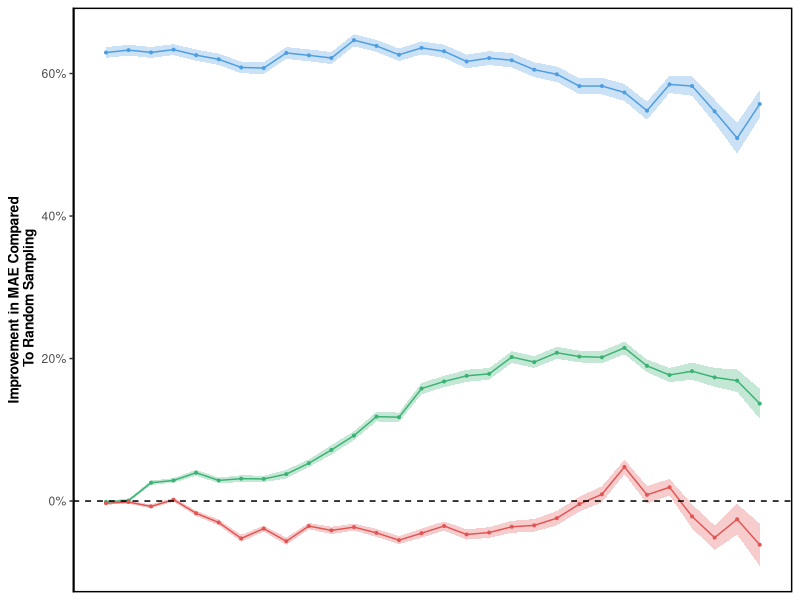
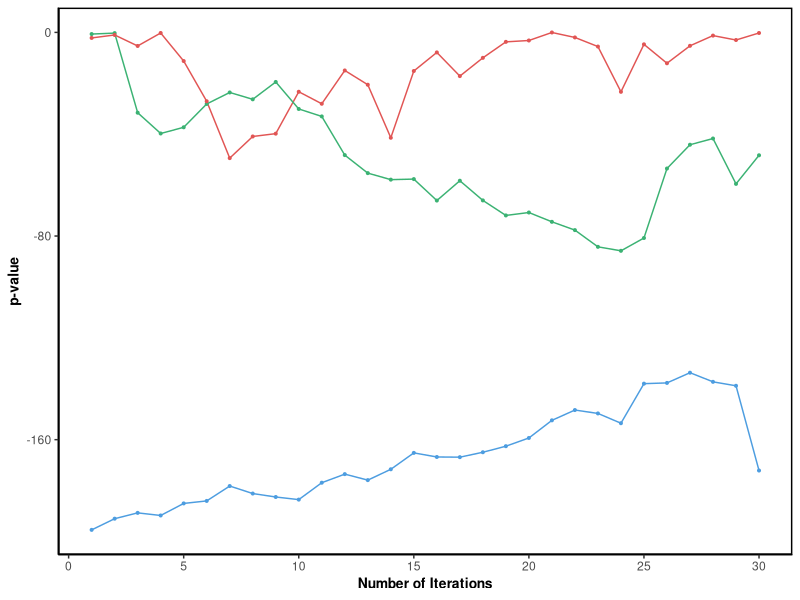
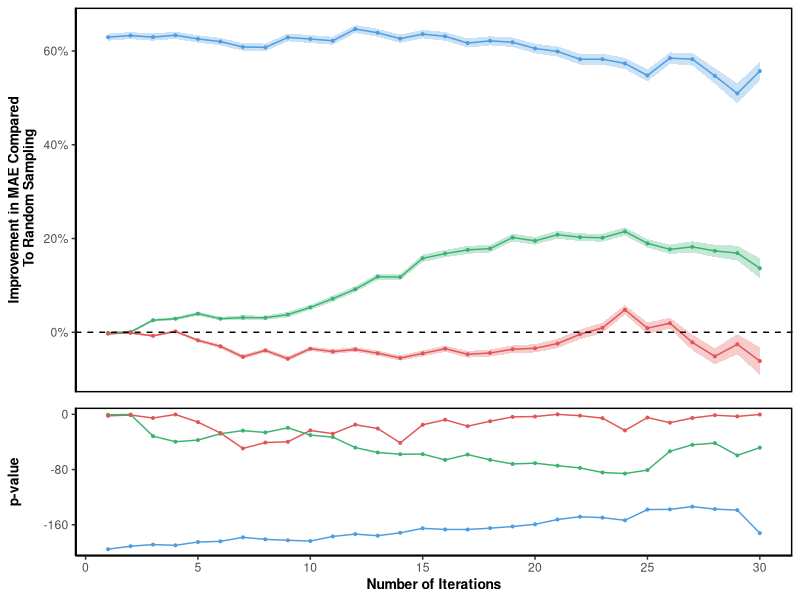
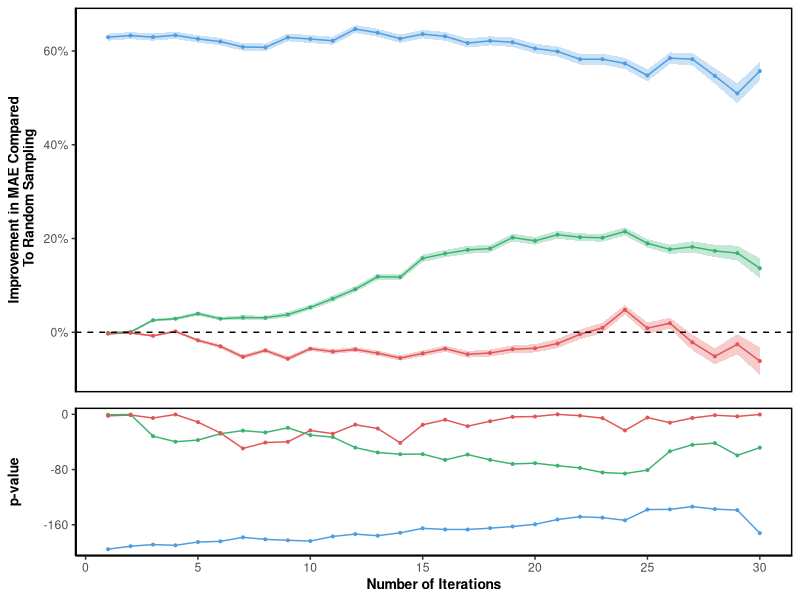

These figures' R source, in order:
#' Reproduce Supplementary Figure 9B
#' Input: "./data/simulation_runs_prediction_MAEs.csv"
#' Output: "./figures/supplementary_figure_9B.pdf"
#'          

library(dplyr)
library(ggplot2)
library(scales)
require(cowplot)

#' Get the personalized theme used throughout the script
get_custom_theme <- function() {
  font_ratio <- 1.25
  return(theme(panel.grid.major = element_blank(), 
               panel.grid.minor = element_blank(),
               panel.background = element_blank(),
               legend.box.background = element_blank(),
               plot.title = element_text(hjust = 0.5),
               legend.title=element_blank(),
               legend.key.width = unit(3, "line"),
               legend.key = element_blank(),
               legend.position = "none",
               strip.background = element_blank(),
               axis.line = element_line(colour = "black"),
               panel.border = element_rect(fill=NA, size=1),
               legend.key.size = unit(0.5, "cm"),
               axis.text = element_text(size=7*font_ratio),
               axis.title = element_text(size=8*font_ratio, face='bold'),
               text = element_text(family="Helvetica", size=7*font_ratio)))
}

#' Calculate the mean and confidence intervals for a given iteration.
my_t_test <- function(x){
  summary <- t.test(x, conf.level = 0.95)
  names(summary$estimate) <- NULL
  list(mean=summary$estimate[1], l=summary$conf.int[1], h=summary$conf.int[2], pvalue=summary$p.value)
}

#' Calculate the mean and condifence intervals for all iterations.
get_summary <- function(df_Diff, method){
  summ <- apply(df_Diff, 2, my_t_test)
  df_summ <- bind_rows(summ)
  df_summ$iteration <- c(1:num_iter)
  df_summ$method <- method
  
  return(df_summ)
}

# General settings
colors_assigned <- c("OED"="#3bb273","replicate"="#4d9de0" ,"Replicate"="#4d9de0", 
                     "Random"="#e1bc29", "Expert"="#e15554", "Imbalance" = "#000000",
                     "-1"="#e15554", "1"="#4d9de0")
OED_Method_Name = "EN"
num_iter <- 30
set.seed(1)
percent_format(digits = 0)

# 1) Read the data
df <- read.table(file.path("./data/simulation_runs_prediction_MAEs.csv"), sep = ",", header = TRUE )

# 2) Calculate mean, confidence intervals and p-value of relative difference to random per-iteration for each method
df_Random <- df[df$method == "Random", c(1:num_iter)]
df_OED_Diff <- (df_Random - df[df$method == OED_Method_Name, c(1:num_iter)])/df_Random
df_Expert_Diff <- (df_Random - df[df$method == "Expert", c(1:num_iter)])/df_Random
df_Replicate_Diff <- (df_Random - df[df$method == "replicate", c(1:num_iter)])/df_Random

df_summ_OED <- get_summary(df_OED_Diff, "OED")
df_summ_Expert <- get_summary(df_Expert_Diff, "Expert")
df_summ_Replicate <- get_summary(df_Replicate_Diff, "Replicate")
df_summ <- rbind(df_summ_OED, df_summ_Expert,  df_summ_Replicate)

# 3) Plot the summary (main part of the figure)
gPlot_p1 <- ggplot(df_summ, aes(x=iteration, y=mean, ymin=l, ymax=h, fill=method, colour=method))+
  geom_ribbon(alpha=0.3, colour = NA)+
  geom_line()+
  geom_point(size = 0.7)+
  scale_y_continuous("Improvement in MAE Compared\n To Random Sampling", labels = percent)+
  scale_x_continuous(NULL, breaks = NULL)+
  geom_hline(yintercept=0, linetype="dashed")+
  scale_fill_manual(values = colors_assigned)+
  scale_colour_manual(values = colors_assigned)+
  get_custom_theme()
print(gPlot_p1)

# 4) Calculate mean, confidence intervals and p-value of difference to random per-iteration for each method
df_Random <- df[df$method == "Random", c(1:num_iter)]
df_OED_Diff <- (df_Random - df[df$method == OED_Method_Name, c(1:num_iter)])
df_Expert_Diff <- (df_Random - df[df$method == "Expert", c(1:num_iter)])
df_Replicate_Diff <- (df_Random - df[df$method == "replicate", c(1:num_iter)])

df_summ_OED <- get_summary(df_OED_Diff, "OED")
df_summ_Expert <- get_summary(df_Expert_Diff, "Expert")
df_summ_Replicate <- get_summary(df_Replicate_Diff, "Replicate")
df_summ <- rbind(df_summ_OED, df_summ_Expert, df_summ_Replicate)

# 5) Calculate corresponding p-values
gPlot_p2 <- ggplot(df_summ, aes(x=iteration, y=log(pvalue, base = 10), colour=method))+
  geom_line()+
  geom_point(size = 0.7)+
  scale_x_continuous("Number of Iterations", breaks = seq(0, num_iter, by = 5))+
  scale_y_continuous("p-value", breaks=c(0, -80, -160))+
  scale_fill_manual(values = colors_assigned)+
  scale_colour_manual(values = colors_assigned)+
  get_custom_theme()
print(gPlot_p2)

# 6) Save
gComb <- plot_grid(gPlot_p1, gPlot_p2, ncol=1, align="v", rel_heights = c(2,1))
print(gComb)
ggsave("./figures/supplementary_figure_9B.pdf", gComb, dpi = 600, width=6.2 , height =  3.5)
